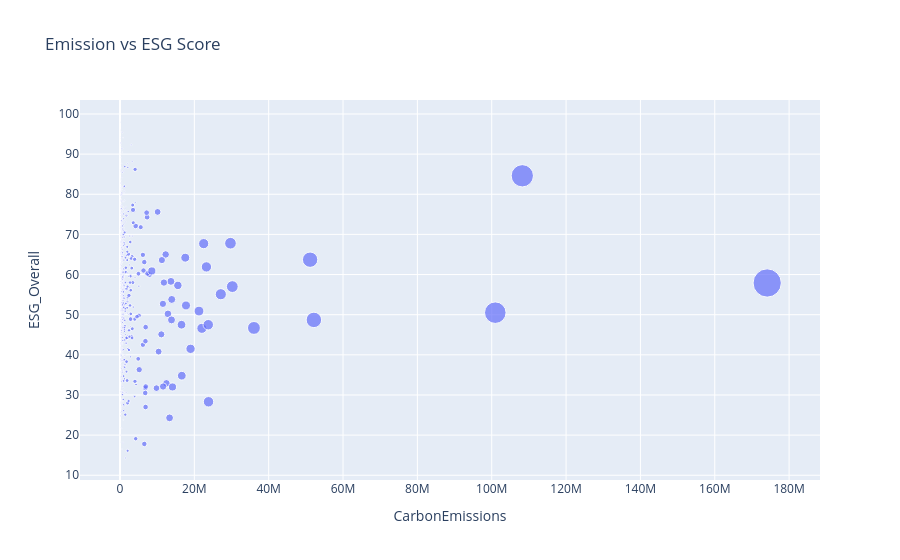

Write notebook code for a chart like this one.
### Markdown cell above
3. Emission vs ESG Score

### Code cell
import pandas as pd
import plotly.express as px

df = pd.read_csv("company_esg_financial_dataset.csv")

df = df.dropna(subset=["CompanyName","Year","CarbonEmissions","ESG_Overall","EnergyConsumption"])

latest = df.sort_values(["CompanyName","Year"]).groupby("CompanyName").tail(1)

fig = px.scatter(
    latest,
    x="CarbonEmissions",
    y="ESG_Overall",
    size="EnergyConsumption",
    hover_name="CompanyName",
    title="Emission vs ESG Score"
)

fig.show()

### Figure 1 — Plotly figure (JSON) as saved in the notebook; plotly's stock layout.template omitted (floating-point values rounded to 4 significant figures; data arrays with more than 128 entries replaced by an {"elided": "..."} marker saying what was removed)
{"data": [{"hovertemplate": "<b>%{hovertext}</b><br><br>CarbonEmissions=%{x}<br>ESG_Overall=%{y}<br>EnergyConsumption=%{marker.size}<extra></extra>", "hovertext": {"elided": "1000 str values"}, "legendgroup": "", "marker": {"color": "#636efa", "size": {"elided": "1000 float values"}, "sizemode": "area", "sizeref": 4353000.0, "symbol": "circle"}, "mode": "markers", "name": "", "orientation": "v", "showlegend": false, "type": "scatter", "x": {"elided": "1000 float values"}, "xaxis": "x", "y": {"elided": "1000 float values"}, "yaxis": "y"}], "layout": {"legend": {"itemsizing": "constant", "tracegroupgap": 0}, "title": {"text": "Emission vs ESG Score"}, "xaxis": {"anchor": "y", "domain": [0, 1], "title": {"text": "CarbonEmissions"}}, "yaxis": {"anchor": "x", "domain": [0, 1], "title": {"text": "ESG_Overall"}}}}
